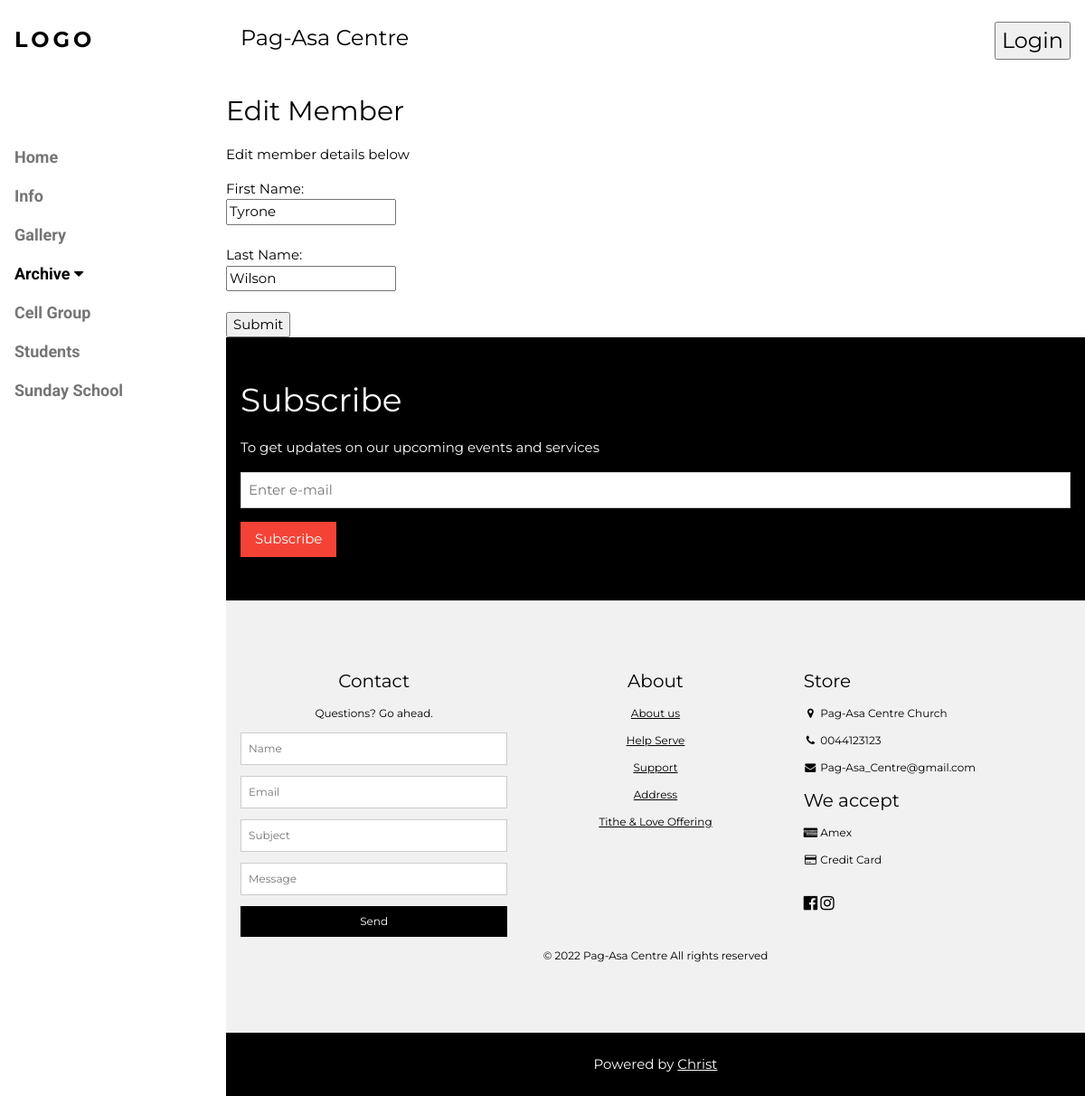
/Cell_Group/update/2, run on an earlier commit of the app's database.
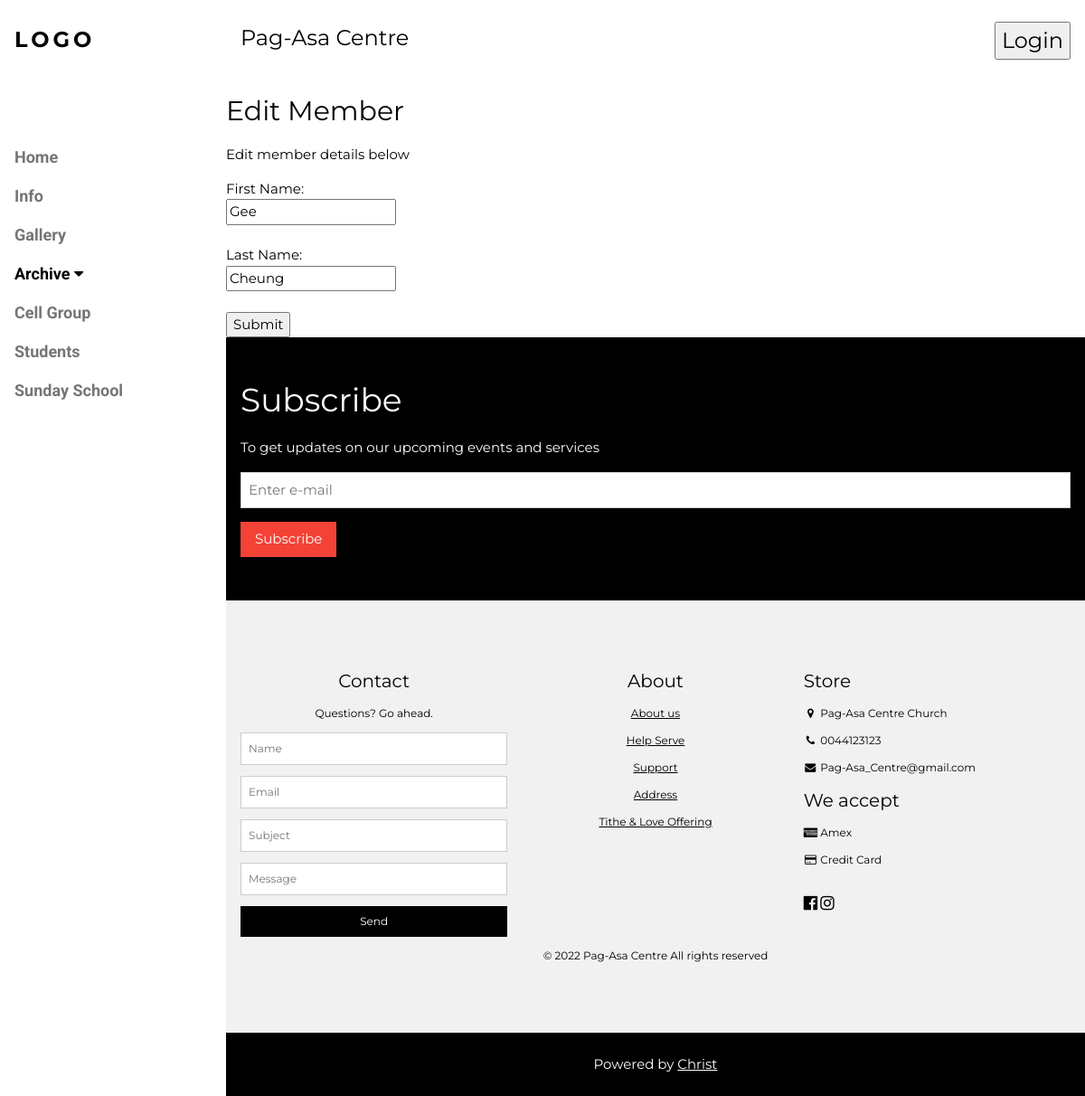
And on a later commit of the database.
### Cell_Group/models.py (models this page shows)
class Members(models.Model):
  firstname = models.CharField(max_length=255)
  lastname = models.CharField(max_length=255)

### Cell_Group/views.py (the view)
# urls.py: path('update/<int:id>', views.update, name='update'),#sends page to edit/update the record of member
def update(request, id):
    mymember = Members.objects.get(id=id)
    template = loader.get_template('update.html')
    context = {
        'mymember': mymember
    }
    return HttpResponse(template.render(context, request))

### Cell_Group/templates/update.html (shortened to what this page needs)
{% extends 'Master_temp.html' %}
{% block page_main %}
    <main>
        <section>
            <h2>Edit Member</h2>
            <p>Edit member details below</p>
        </section>
        <section>
            <form action="updaterecord/{{mymember.id}}" method="post">
                First Name:<br>
                <input name="first" value="{{ mymember.firstname }}">
                <br><br>
                Last Name:<br>
                <input name="last" value="{{ mymember.lastname }}">
                <br><br>
                <input type="submit" value="Submit">
            </form>
        </section>
    </main>
{% endblock %}

What changed in the data, as far as the page shows it:
changed Members: first "Tyrone" → "Gee"; last "Wilson" → "Cheung"
